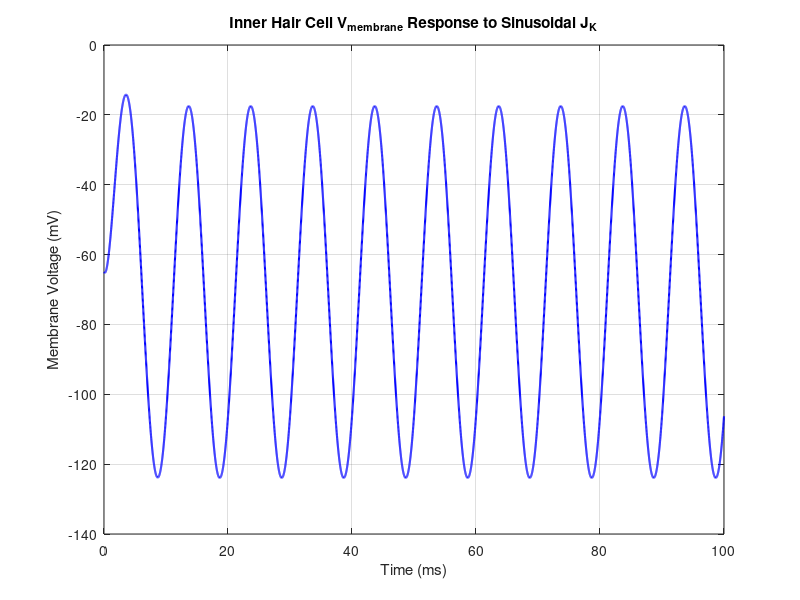

Source code (MATLAB):
% Time parameters
dt = 1e-5;                % Time step (s)
T_end = 0.1;              % Total simulation time (s)
t = 0:dt:T_end;           % Time vector

% Constants (biologically relevant)
C_bas = 10e-12;           % Capacitance (F)
G_bas = 2e-9;             % Basolateral conductance (S)
G_K = 5e-9;               % Potassium conductance (S)
V_bas = -60e-3;           % Basolateral potential (V)
V_K = -75e-3;             % Potassium reversal potential (V)

% Sinusoidal input current J_K(t)
A = 0.5e-9;               % Amplitude of J_K (A)
f = 100;                  % Frequency (Hz)
J_K = A * sin(2 * pi * f * t);

% Initialize membrane voltage
V_mem = zeros(size(t));
V_mem(1) = -65e-3;        % Initial membrane voltage (V)

% Euler integration
for i = 1:length(t)-1
    dVdt = ( -G_bas * (V_mem(i) - V_bas) ...
             -G_K * (V_mem(i) - V_K) ...
             + J_K(i) ) / C_bas;
    V_mem(i+1) = V_mem(i) + dt * dVdt;
end

% Plotting
plot(t*1000, V_mem*1000, 'b', 'LineWidth', 1.5)
xlabel('Time (ms)')
ylabel('Membrane Voltage (mV)')
title('Inner Hair Cell V_{membrane} Response to Sinusoidal J_K')
grid on